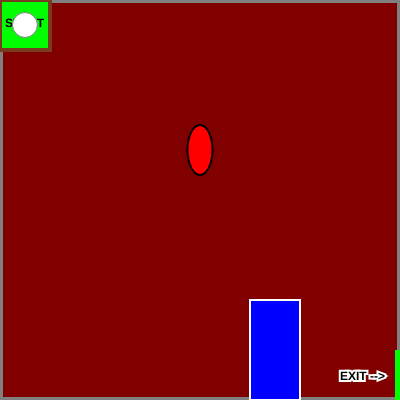
Frame 1 (no input)
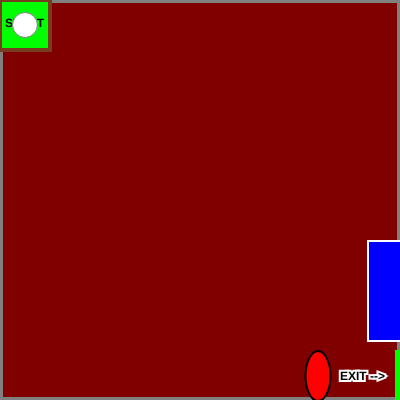
Frame 60 (no input)
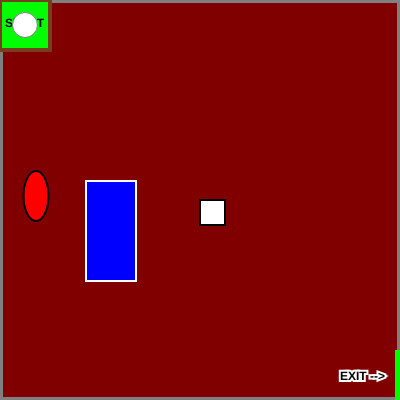
Frame 120 (the mouse pressed at the canvas centre since frame 60)

The p5.js sketch that drew these frames (run headless with seeded random() and noise() and a simulated clock; from frame 60 on, the mouse is pressed at the canvas centre):

// p5.js sketch
// ── sketch.js
//Variables
var x = 25;
var y = 25;
var ob1x = 200;
var ob1y = 150;
var ob2x = 250;
var ob2y = 300;
var mousex = 0;
var mousey = 0;
var ob1xmovement;
var ob1ymovement;
var ob2xmovement;
var ob2ymovement;

function setup() {
  createCanvas(400, 400);
  ob1xmovement = floor(random(-4, 5));
  ob1ymovement = floor(random(-4, 5));
  ob2xmovement = floor(random(-4, 5));
  ob2ymovement = floor(random(-4, 5));
}

function border(){
  fill("maroon");
  strokeWeight(6);
  stroke("grey");
  square(0,0,400);
}

//Mouse Pressing (For Obstacle Placement)
function mousePressed(){
  mousex = mouseX;
  mousey = mouseY;
}

function placedObstacle(){
  fill("white");
  strokeWeight(2);
  stroke("black");
  square(mousex, mousey, 25);
}

function obstacle(){
  fill("red");
  strokeWeight(2);
  stroke("black");
  ellipse(ob1x,ob1y,25,50);
  
  fill("blue");
  stroke("white");
  rect(ob2x,ob2y,50,100);
}

function start(){
  //Start Area
  fill("lime");
  strokeWeight(4);
  stroke(120, 60, 30);
  square(0,0,50);
  
  //Start Text
  fill("black");
  noStroke();
  textStyle(BOLD);
  textSize(12);
  text("START", 5, 27);
}

function player(){
  //Create
  fill("white");
  strokeWeight(1);
  stroke("grey");
  circle(x,y,25);
  
  //Movement
  if(keyIsDown(87)){
    y -= 5;
  }
  if(keyIsDown(65)){
    x -= 5;
  }
  if(keyIsDown(83)){
    y += 5;
  }
  if(keyIsDown(68)){
    x += 5;
  }
}

function exit(){
  //Exit Area
  noStroke();
  fill("lime");
  rect(395,350,400,400);
  
  //Exit Text
  fill("black");
  strokeWeight(4);
  stroke("white");
  text("EXIT -->", 340, 380);
}

function win(){
  ob1xmovement = 0;
  ob1ymovement = 0;
  ob2xmovement = 0;
  ob2ymovement = 0;
  fill("white");
  stroke("black");
  textSize(30);
  text("YOU ESCAPED!", 95, 200);
}
function boundsAndEscape(){
  if(x > 400){
    if(y >= 350){
      win();
    }
    else{
      x = 0;
    }
  }
  else if(y > 400){
    y = 0;
  }
  else if(x > 400 && y > 400){
    x = 0;
    y = 0;
  }
  else if(x < 0){
    x = 400;
  }
  else if(y < 0){
    y = 400;
  }
  else if(x < 0 && y < 0){
    x = 400;
    y = 400;
  }
  else if(x > 400 && y < 0){
    x = 0;
    y = 400;
  }
  else if(x < 0 && y > 400){
    x = 400;
    y = 0;
  }
}

function ob1Movement(){
  //Obstacle 1 Movement
  ob1x += ob1xmovement;
  ob1y += ob1ymovement;
}

function ob2Movement(){
  //Obstacle 2 Movement
  ob2x += ob2xmovement;
  ob2y += ob2ymovement;
}

function bounds1(){
  if(ob1x > 400){
    ob1x = 0;
  }
  else if(ob1y > 400){
    ob1y = 0;
  }
  else if(ob1x > 400 && ob1y > 400){
    ob1x = 0;
    ob1x = 0;
  }
  else if(ob1x < 0){
    ob1x = 400;
  }
  else if(ob1y < 0){
    ob1y = 400;
  }
  else if(ob1x < 0 && ob1y < 0){
    ob1x = 400;
    ob1y = 400;
  }
  else if(ob1x > 400 && ob1y < 0){
    ob1x = 0;
    ob1y = 400;
  }
  else if(ob1x < 0 && ob1y > 400){
    ob1x = 400;
    ob1y = 0;
  }
}

function bounds2(){
  if(ob2x > 400){
    ob2x = 0;
  }
  else if(ob2y > 400){
    ob2y = 0;
  }
  else if(ob2x > 400 && ob2y > 400){
    ob2x = 0;
    ob2x = 0;
  }
  else if(ob2x < 0){
    ob2x = 400;
  }
  else if(ob2y < 0){
    ob2y = 400;
  }
  else if(ob2x < 0 && ob2y < 0){
    ob2x = 400;
    ob2y = 400;
  }
  else if(ob2x > 400 && ob2y < 0){
    ob2x = 0;
    ob2y = 400;
  }
  else if(ob2x < 0 && ob2y > 400){
    ob2x = 400;
    ob2y = 0;
  }
}

function draw() {
  background(123,28,38);
  border();
  placedObstacle();
  obstacle();
  start();
  player();
  exit();
  boundsAndEscape();
  ob1Movement();
  ob2Movement();
  bounds1();
  bounds2();
}

//Does this count for the assignment? Everything is its own function, so...I'm not sure.
